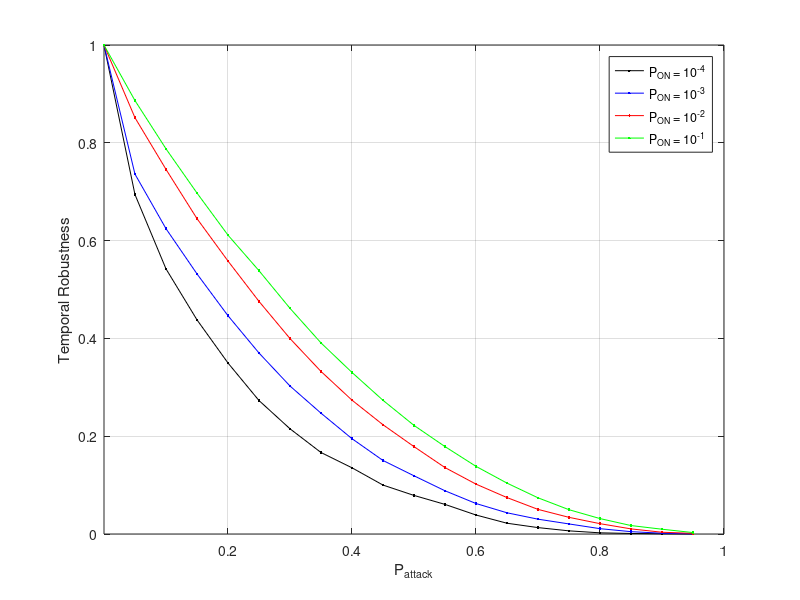

Write MATLAB code to recreate this figure.
%  read labels and x-y data
load RPGM_20x5_10_4_trace_AverageHighestDegree.dat;     %  read data into the my_xy matrix
Prob = RPGM_20x5_10_4_trace_AverageHighestDegree(:,2);     %  copy first column of my_xy into x
Err1 = RPGM_20x5_10_4_trace_AverageHighestDegree(:,3);     %  and second column into y

load RPGM_20x5_10_3_trace_AverageHighestDegree.dat;     %  read data into the my_xy matrix
Err2 = RPGM_20x5_10_3_trace_AverageHighestDegree(:,3);     %  and second column into y

load RPGM_20x5_10_2_trace_AverageHighestDegree.dat;     %  read data into the my_xy matrix
Err3 = RPGM_20x5_10_2_trace_AverageHighestDegree(:,3);     %  and second column into y

load RPGM_20x5_10_1_trace_AverageHighestDegree.dat;     %  read data into the my_xy matrix
Err4 = RPGM_20x5_10_1_trace_AverageHighestDegree(:,3);     %  and second column into y

plot(Prob,Err1,'k.-',Prob,Err2,'b.-',Prob,Err3,'r.-',Prob,Err4,'g.-');

xlabel('P_{attack}');           % add axis labels and plot title
ylabel('Temporal Robustness');
axis([0.000075 1.000 0.0 1.000],[0.000075 1.000 0.0 1.000]);
%set(gca,'XGrid','on','YGrid','on');
%set(gca,'gridlinestyle','--')
grid on;
legend('P_{ON} = 10^{-4}','P_{ON} = 10^{-3}','P_{ON} = 10^{-2}','P_{ON} = 10^{-1}');

%title('Mean monthly precipitation at Portland International Airport');
%plot(Prob,EffSim,'bx-',Prob,EffTheor,'ro-');     %  plot precip vs. month with circles
